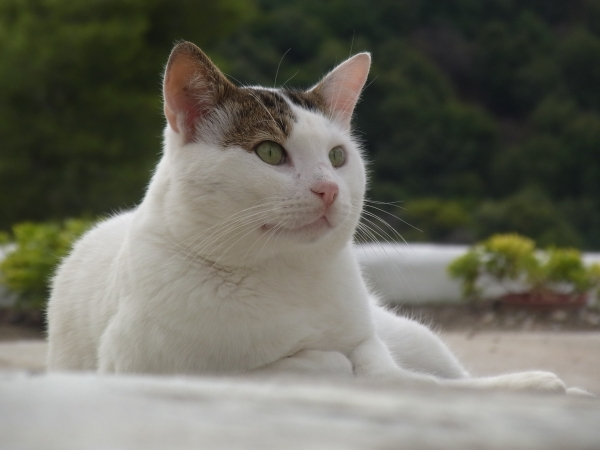
#> input picture Images/Cat.jpg, 600 x 450 px
$ python sam_carvigS.py Cat.jpg 3
#> lines starting #> are read from the running program, lines starting #| are printed output that depends on the picture
#> further down, img_input is the input picture: shape (450, 600, 3); mean B, G, R 96, 107.3, 107.6
import cv2 as cv
import numpy as np
import sys

def overlay_vertical_seam(img, seam):
    img_seam_overlay = np.copy(img)
    x_coords, y_coords = np.transpose([(i, int(j)) for i,j in enumerate(seam)])
    img_seam_overlay[x_coords, y_coords] = (0, 255, 0)
    return img_seam_overlay


def compute_energy_matrix(img):
    gray = cv.cvtColor(img, cv.COLOR_BGR2GRAY)
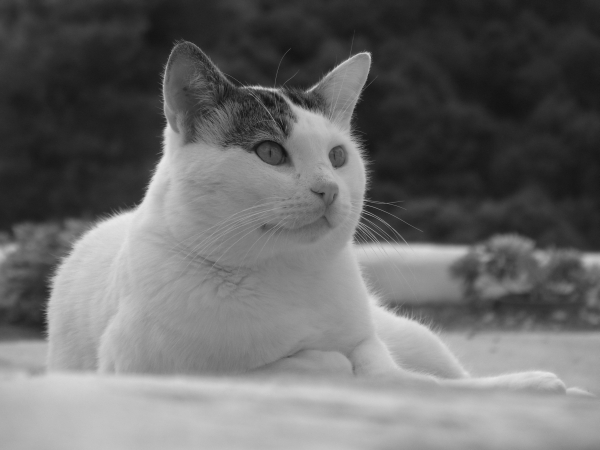
#> gray: shape (450, 600); min 18, max 233, mean 106.1
    sobel_x = cv.Sobel(gray, cv.CV_64F, 1, 0, ksize=3)
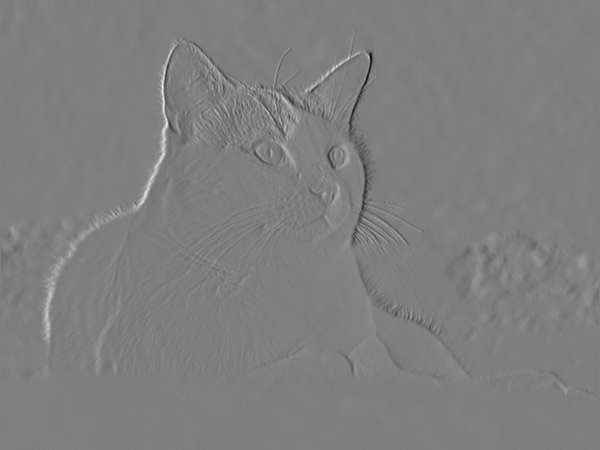
#> sobel_x: shape (450, 600) float64; min -512, max 513, mean -0.1; drawn with min black and max white
    sobel_y = cv.Sobel(gray, cv.CV_64F, 0, 1, ksize=3)
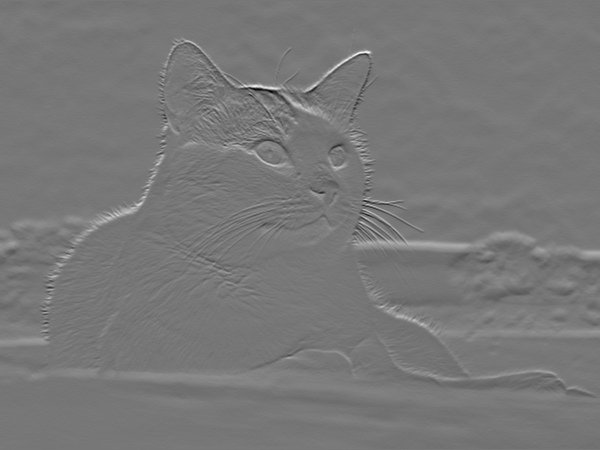
#> sobel_y: shape (450, 600) float64; min -439, max 496, mean 2.3; drawn with min black and max white

    abs_sobel_x = cv.convertScaleAbs(sobel_x)
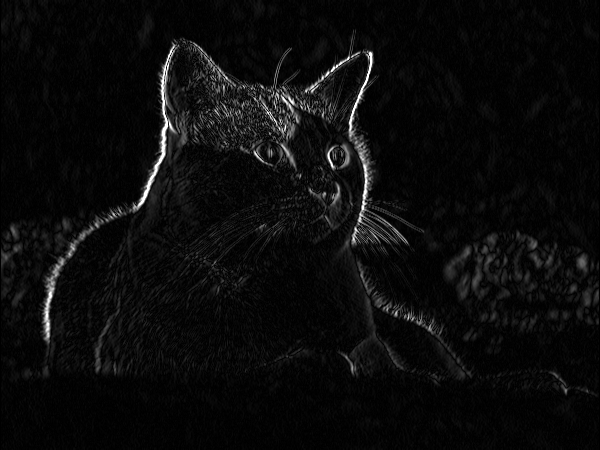
#> abs_sobel_x: shape (450, 600); min 0, max 255, mean 11.4
    abs_sobel_y = cv.convertScaleAbs(sobel_y)
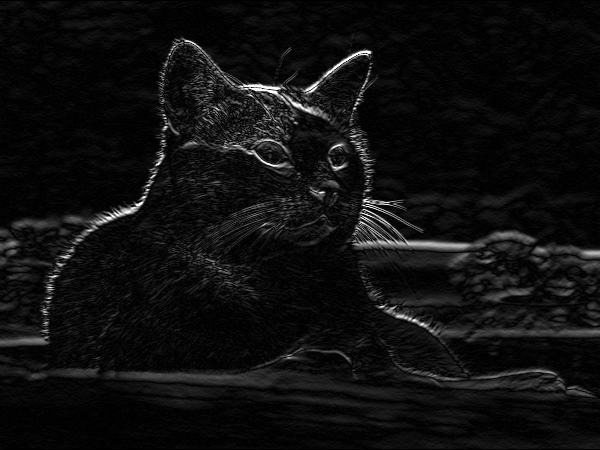
#> abs_sobel_y: shape (450, 600); min 0, max 255, mean 15.2

    return cv.addWeighted(abs_sobel_x, 0.5, abs_sobel_y, 0.5, 0)
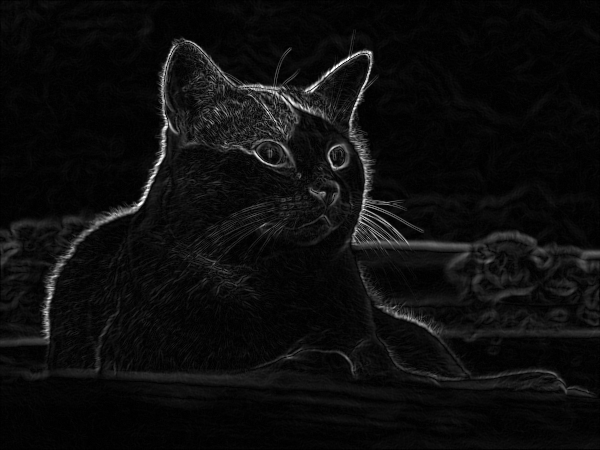
#> returned value: shape (450, 600); min 0, max 255, mean 13.3


def find_vertical_seam(img, energy):
    rows, cols = img.shape[:2]
    seam = np.zeros(img.shape[0])
    dist_to = np.zeros(img.shape[:2]) + sys.maxunicode
#> (the run stopped early here; a loop or call above may not have finished)
